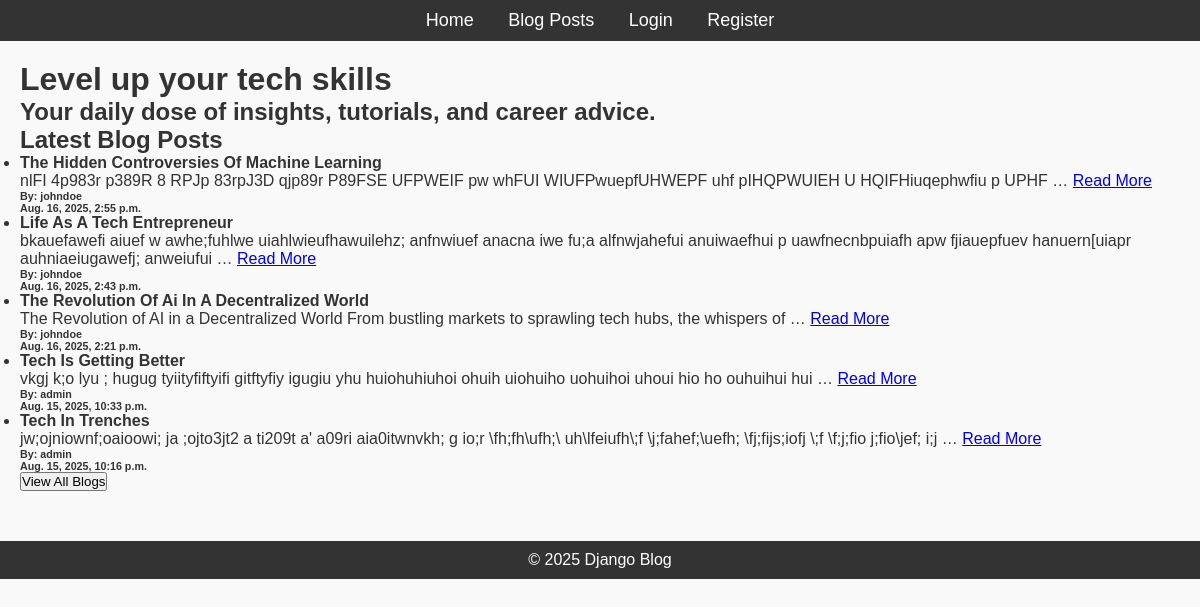
Before: / with the older database file.
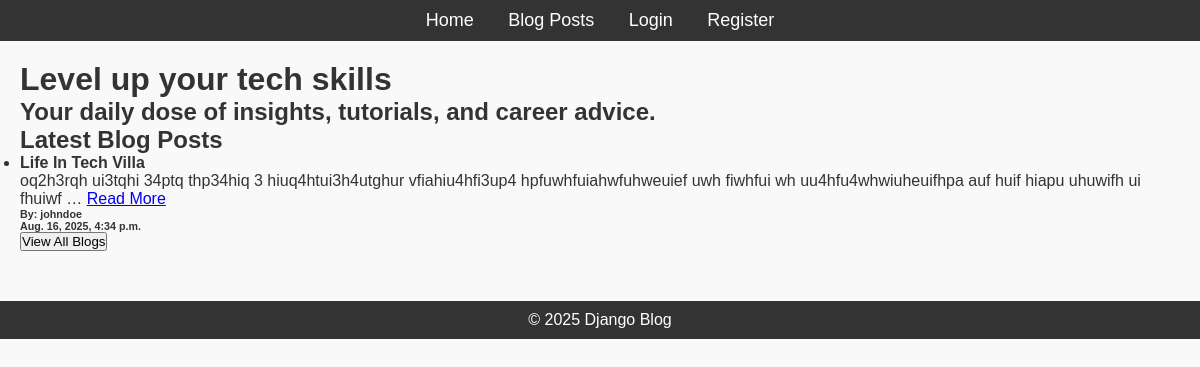
After: the same page with the newer database file.
### blog/models.py (models this page shows)
class Post(models.Model):
    title = models.CharField(max_length=200)
    content = models.TextField()
    published_date = models.DateTimeField(auto_now_add=True)
    author = models.ForeignKey(User, on_delete=models.CASCADE)

### blog/views.py (the view)
# urls.py: path('', home_view, name='home'),
def home_view(request):
    posts = Post.objects.all().order_by('-published_date')[:5]
    context = {
        'posts': posts
    }
    return render(request, 'blog/home.html', context)

### blog/templates/blog/home.html (shortened to what this page needs)
{% extends 'blog/base.html' %}
{% block content %}
  <h1>Level up your tech skills</h1>
  <h2>Your daily dose of insights, tutorials, and career advice.</h2>
  <ul>
    <h2>Latest Blog Posts</h2>
    {% for post in posts %}
      <li>
            <h4>{{ post.title|title }}</h4>
            <p>
                {{post.content|truncatewords:18}} <a href="{% url 'viewing_post' pk=post.id %}">Read More</a>
            </p>
            <h6>By: {{ post.author}}</h6>
            <h6>{{ post.published_date}}</h6>
      </li>
    {% endfor %}
    <a href="{% url 'list_posts' %}">
        <button>View All Blogs</button>
    </a>
    </ul>
{% endblock %}

Changed rows visible on the page:
removed Post: title "The Hidden Controversies Of Machine Learning", content "nlFI 4p983r p389R 8 RPJp 83rpJ3D qjp89r P89FSE UFPWEIF pw whFUI WIUFPwuepfUHWEPF uhf pIHQPWUIEH U HQIFHiuqephwfiu p UPHF …", author "johndoe", published_date "Aug. 16, 2025, 2:55 p.m."
removed Post: title "Life As A Tech Entrepreneur", content "bkauefawefi aiuef w awhe;fuhlwe uiahlwieufhawuilehz; anfnwiuef anacna iwe fu;a alfnwjahefui anuiwaefhui p uawfnecnbpuiafh apw fjiauepfuev hanuern[uiapr auhniaeiugawefj; anweiufui …", author "johndoe", published_date "Aug. 16, 2025, 2:43 p.m."
removed Post: title "The Revolution Of Ai In A Decentralized World", content "The Revolution of AI in a Decentralized World From bustling markets to sprawling tech hubs, the whispers of …", author "johndoe", published_date "Aug. 16, 2025, 2:21 p.m."
removed Post: title "Tech Is Getting Better", content "vkgj k;o lyu ; hugug tyiityfiftyifi gitftyfiy igugiu yhu huiohuhiuhoi ohuih uiohuiho uohuihoi uhoui hio ho ouhuihui hui …", author "admin", published_date "Aug. 15, 2025, 10:33 p.m."
removed Post: title "Tech In Trenches", content "jw;ojniownf;oaioowi; ja ;ojto3jt2 a ti209t a' a09ri aia0itwnvkh; g io;r \\fh;fh\\ufh;\\ uh\\lfeiufh\\;f \\j;fahef;\\uefh; \\fj;fijs;iofj \\;f \\f;j;fio j;fio\\jef; i;j …", author "admin", published_date "Aug. 15, 2025, 10:16 p.m."
added Post: title "Life In Tech Villa", content "oq2h3rqh ui3tqhi 34ptq thp34hiq 3 hiuq4htui3h4utghur vfiahiu4hfi3up4 hpfuwhfuiahwfuhweuief uwh fiwhfui wh uu4hfu4whwiuheuifhpa auf huif hiapu uhuwifh ui fhuiwf …", author "johndoe", published_date "Aug. 16, 2025, 4:34 p.m."
